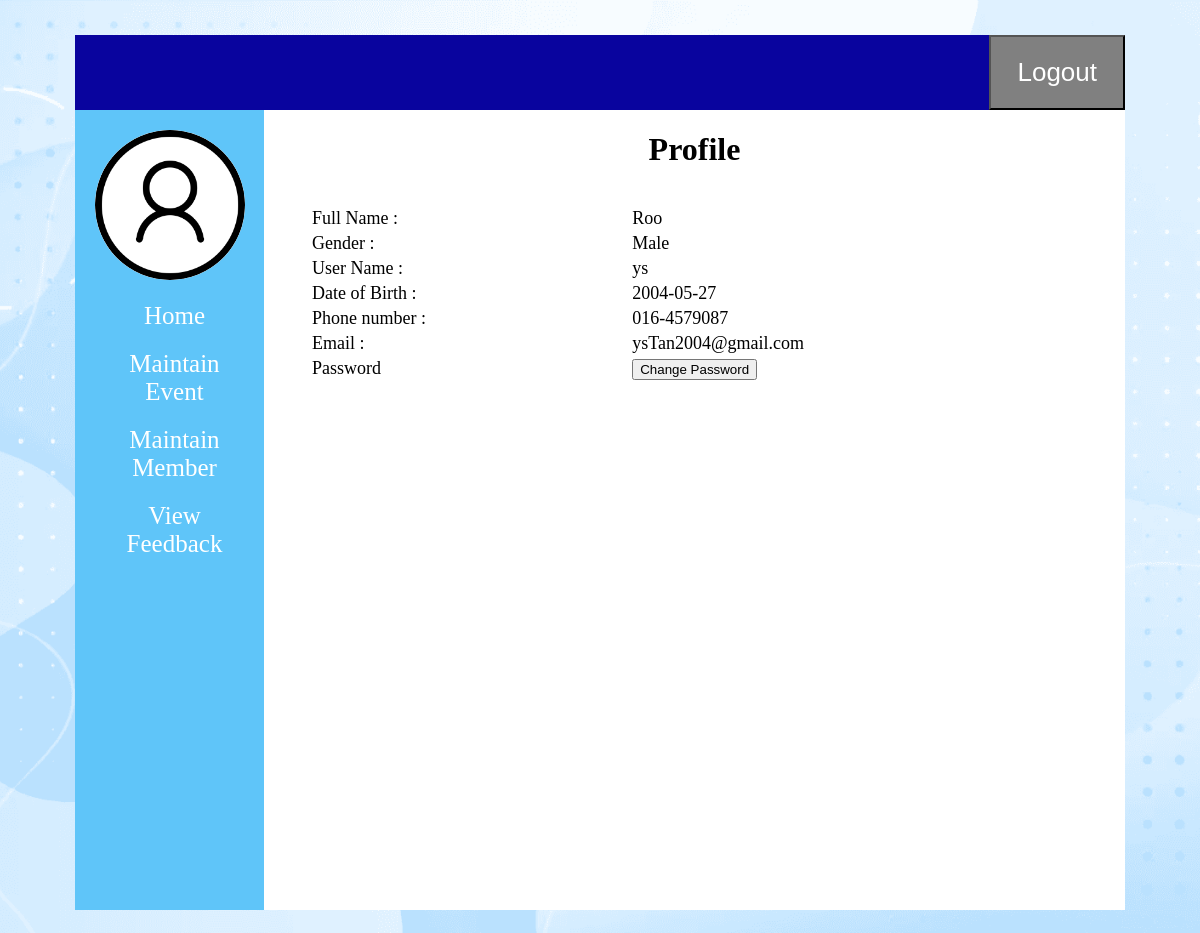
The app's page /admin-profile.php (signed in) with its own data.
### tables this page shows
CREATE TABLE `user` (
  `username` varchar(30) NOT NULL,
  `fullname` varchar(30) NOT NULL,
  `gender` char(1) NOT NULL,
  `birthdate` date NOT NULL,
  `phone_number` varchar(12) NOT NULL,
  `email_address` varchar(50) NOT NULL,
  `password` varchar(30) NOT NULL
);

### secret/helper.php (called while the page is built, shortened)
<?php
function getGender(){
    return array(
        'M' => 'Male',
        'F' => 'Female'
    );
}

### admin-profile.php (the view, shortened to what this page needs)
<!DOCTYPE html>
<html>
    <head>
        <link href="css/Style.css" rel="stylesheet" type="text/css"/>
        <link href="css/profile.css" rel="stylesheet" type="text/css"/>
    </head>
    <body>
        <?php
        include_once './secret/helper.php';
        ?>
        <main class="main">
            <div class="topbar">
                <form action="" method="POST">
                    <input class="button" type="submit" name="logout" value="Logout"/>
                </form>
            </div>
            <div class="row">
                <div class="col-md-4 mt-1">
                    <div class="card text-center sidebar">
                        <div class="card-side-bar">
                            <img src="img/profile_default.png" class="profile-img">
                            <div class="mt-3">
                                <br>
                                <a href="admin-event.php">Home</a>
                                <a href="maintainEvent.php">Maintain Event</a>
                                <a href="maintainUser.php">Maintain Member</a>
                                <a href="feedbackAdmin.php">View Feedback</a>
                            </div>
                        </div>
                    </div>
                </div>
            </div>
            <div class="card content">
                <div class="content">
                    <h1 class="m-3 pt-3"  style="text-align: center">Profile</h1>
                    <div class="card-body">
                        <?php
                        if (isset($_COOKIE["login-user"])) {
                            $username = $_COOKIE["login-user"];
                            $con = new mysqli(DB_HOST, DB_USER, DB_PASS, DB_NAME);
                            $sql = "SELECT * FROM USER WHERE USERNAME = '$username'";
                            $result = $con->query($sql);
                            if($row = $result->fetch_object()){
                            $fullname = $row->fullname ;
                            $gender = $row->gender;
                            $birthDate = $row->birthdate;
                            $phone = $row->phone_number;
                            $email = $row->email_address;
                            }else{
                                echo "Unable to process.[<a href='login.php'>Try again</a>]";
                            }
                        }
                        ?>
                        <form action="change-password.php" method="POST">
                        <table>
                            <tr>
                                <td>Full Name : </td>
                                <td><label><?php echo isset($fullname)? $fullname : ""?></label></td>
                            </tr>
                            <tr>
                                <td>Gender : </td>
                                <td><label><?php echo isset($gender)? getGender()[$gender] : "";?></td>
                            </tr>
                            <tr>
                                <td>User Name : </td>
                                <td><?php echo isset($username)? $username : ""; ?></td>
                            </tr>
                            <tr>
                                <td>Date of Birth : </td>
                                <td><?php echo isset($birthDate)? $birthDate : ""; ?></td>
                            </tr>
                            <tr>
                                <td>Phone number : </td>
                                <td><?php echo isset($phone)? $phone : "";?></td>
                            </tr>
                            <tr>
                                <td>Email : </td>
                                <td><?php echo isset($email)? $email : "";?></td>
                            </tr>
                            <tr>
                                <td>Password </td>
                                <td><input type="submit" name="chgPass" value="Change Password"/></td>
                            </tr>
                        </table>
                        </form>
                    </div>
                </div>
            </div>
        </main>
    </body>
</html>

### css/Style.css (style rules this page uses)
body { background-image: url("../img/wallpaper.png"); background-repeat: no-repeat; background-size: cover; background-position: center; }
.main { text-align: center; }
table { width: 100%; font-size: 18px; padding: 15px; }
td { text-align: left; }

### css/profile.css (style rules this page uses)
body { margin-top: 20px; margin-left: 5%; margin-right: 5%; }
.main { padding: 15px; }
.topbar { background-color: #09049E; overflow: hidden; }
.sidebar { background-color: #5FC5F9; color: black; float: left; width: 18%; }
.sidebar a { margin-left: 10px; display: block; color: white; padding-bottom: 20px; font-size: 25px; text-decoration: none; }
.card { position: relative; display: flex; flex-direction: column; height: 800px; }
.card-side-bar { padding: 20px; text-align: center; }
.card-body { padding-left: 30px; }
.content { background-color: white; }
.profile-img { background-color: white; width: 150px; border-radius: 100%; }

### admin-profile.php (style rules this page uses)
.button { float: right; color: white; text-align: center; padding:20px 26px; text-decoration: none; font-size: 26px; background-color: gray; }

### records on screen
user: fullname "Roo", gender "Male", birthdate "2004-05-27", phone_number "016-4579087", email_address "ysTan2004@gmail.com"

### other values on screen
$username "ys"
